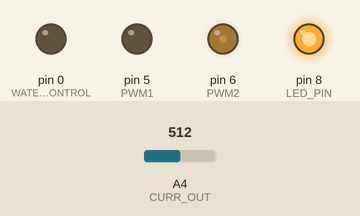
Simulated run of this sketch. Board: Arduino Uno, built with avr-gcc and run on an emulated ATmega328P. Parts: output pins drawn as LEDs (lit = HIGH). The test bench sets the inputs (shaded band); at power-on: A4 (CURR_OUT) = 512.

Above: at 1.2 s.
1.3 s: A4 (CURR_OUT) set to 136
4.3 s: A4 (CURR_OUT) set to 114
At 6.1 s:
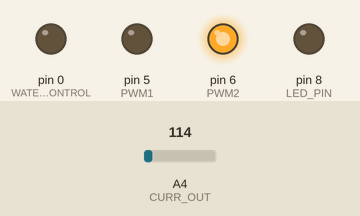
7.3 s: A4 (CURR_OUT) set to 265
At 7.58 s:
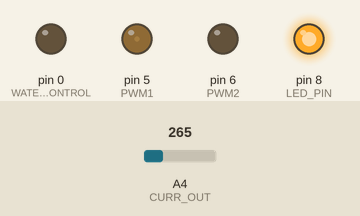
10.3 s: A4 (CURR_OUT) set to 122
At 12.7 s:
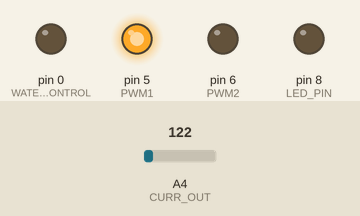
Timing chart, 0 to 22.5 s (numbered marks = the images above; inputs shaded):
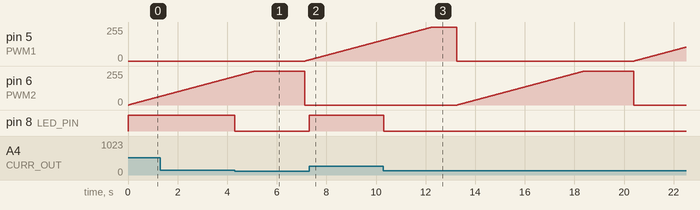

The sketch:

module_test.ino
```cpp
int VSENSE1 = 3;
int VSENSE2 = 2;
int VSENSE3 = 1;
int CURR_OUT = 4;

int WATER_CONTROL = 0;
int PWM1 = 5;
int PWM2 = 6;
int LED_PIN = 8;

void setup(){
  pinMode(VSENSE1,INPUT);
  digitalWrite(VSENSE1,HIGH);
  pinMode(VSENSE2,INPUT);
  pinMode(VSENSE3,INPUT);
  pinMode(CURR_OUT,INPUT);

  pinMode(WATER_CONTROL,OUTPUT);
  pinMode(PWM1,OUTPUT);
  pinMode(PWM2,OUTPUT);
  pinMode(LED_PIN,OUTPUT);
}

void update_led(){
  analogWrite(LED_PIN,analogRead(CURR_OUT));
}

void loop(){
  analogWrite(PWM1,0);
  for(int i=0;i<255;i++){
    analogWrite(PWM2,i);
    update_led();
   delay(20);
}
  delay(2000);
  analogWrite(PWM2,0);

  for(int i=0;i<255;i++){
    analogWrite(PWM1,i);
    update_led();
    delay(20);
}
  delay(1000);


//digitalWrite(WATER_CONTROL,HIGH);
//delay(1000);
//digitalWrite(WATER_CONTROL,LOW);
//delay(1000);
}
```

Measured:
- the behaviour switches between 128 and 127 on A4 (CURR_OUT) (found by bisection; images 0 and 1)
- after the input at 4.3 s, pin 8 (LED_PIN): HIGH → LOW at once
- after the input at 7.3 s, pin 8 (LED_PIN): LOW → HIGH at once
- after the input at 10.3 s, pin 8 (LED_PIN): HIGH → LOW at once
- by itself, pin 6 (PWM2): rises from 0/255 to 254/255 in 5.1 s, then falls to 0/255 in 2.0 s
